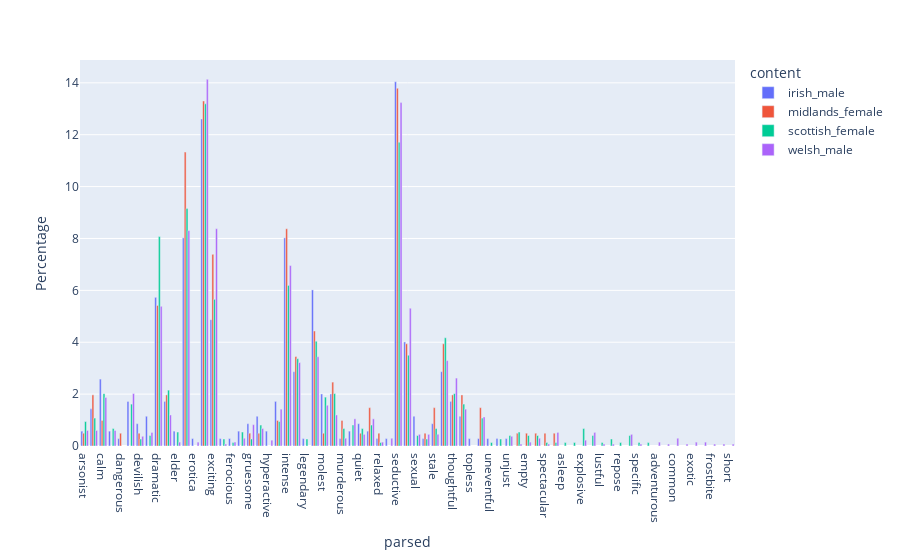

This figure's notebook cell:
### Code cell
df_exploded = subset.explode('parsed')
result = df_exploded.groupby(['content', 'parsed']).size().reset_index(name='count')

result['Total'] = result.groupby('content')['count'].transform('sum')
result['Percentage'] = result['count'] / result['Total'] * 100


# Create a grouped bar plot
fig = px.bar(
    result,
    x='parsed',
    y='Percentage',
    color='content',    # Different colors for each group
    barmode='group',  # Place bars side-by-side rather than stacking them
)
fig.show()

### Figure 1 — Plotly figure (JSON) as saved in the notebook; plotly's stock layout.template omitted (floating-point values rounded to 4 significant figures)
{"data": [{"alignmentgroup": "True", "hovertemplate": "content=irish_male<br>parsed=%{x}<br>Percentage=%{y}<extra></extra>", "legendgroup": "irish_male", "marker": {"color": "#636efa", "pattern": {"shape": ""}}, "name": "irish_male", "offsetgroup": "irish_male", "orientation": "v", "showlegend": true, "textposition": "auto", "type": "bar", "x": ["arsonist", "bland", "calm", "conservative", "dangerous", "destructive", "devilish", "dismissive", "dramatic", "dull", "elder", "erotic", "erotica", "excite", "exciting", "familiar", "ferocious", "formulate", "gruesome", "historical", "hyperactive", "incredible", "intense", "irritable", "legendary", "low", "molest", "monotonous", "murderous", "perky", "quiet", "rebellious", "relaxed", "restful", "seductive", "sensual", "sexual", "sexy", "stale", "stunning", "thoughtful", "tiresome", "topless", "undisturbed", "uneventful", "unharmed", "unjust"], "xaxis": "x", "y": [0.5731, 1.433, 2.579, 0.5731, 0.2865, 1.719, 0.8596, 1.146, 5.731, 1.719, 0.5731, 8.023, 0.2865, 12.61, 4.871, 0.2865, 0.2865, 0.5731, 0.8596, 1.146, 0.5731, 1.719, 8.023, 2.865, 0.2865, 6.017, 2.006, 2.006, 0.2865, 0.5731, 0.8596, 0.5731, 0.2865, 0.2865, 14.04, 4.011, 1.146, 0.2865, 0.8596, 2.865, 1.719, 1.146, 0.2865, 0.2865, 0.2865, 0.2865, 0.2865], "yaxis": "y"}, {"alignmentgroup": "True", "hovertemplate": "content=midlands_female<br>parsed=%{x}<br>Percentage=%{y}<extra></extra>", "legendgroup": "midlands_female", "marker": {"color": "#EF553B", "pattern": {"shape": ""}}, "name": "midlands_female", "offsetgroup": "midlands_female", "orientation": "v", "showlegend": true, "textposition": "auto", "type": "bar", "x": ["arsonist", "bland", "calm", "comfortable", "dangerous", "devilish", "dramatic", "dull", "empty", "erotic", "excite", "exciting", "gruesome", "historical", "incredible", "intense", "irritable", "low", "molest", "monotonous", "murderous", "normal", "quiet", "rebellious", "relaxed", "seductive", "sensual", "sexy", "spectacular", "stale", "stunning", "thoughtful", "tiresome", "undisturbed", "venomous"], "xaxis": "x", "y": [0.4926, 1.97, 0.9852, 0.4926, 0.4926, 0.4926, 5.419, 1.97, 0.4926, 11.33, 13.3, 7.389, 0.4926, 0.4926, 0.9852, 8.374, 3.448, 4.433, 0.4926, 2.463, 0.9852, 0.4926, 0.4926, 1.478, 0.4926, 13.79, 3.941, 0.4926, 0.4926, 1.478, 3.941, 1.97, 1.97, 1.478, 0.4926], "yaxis": "y"}, {"alignmentgroup": "True", "hovertemplate": "content=scottish_female<br>parsed=%{x}<br>Percentage=%{y}<extra></extra>", "legendgroup": "scottish_female", "marker": {"color": "#00cc96", "pattern": {"shape": ""}}, "name": "scottish_female", "offsetgroup": "scottish_female", "orientation": "v", "showlegend": true, "textposition": "auto", "type": "bar", "x": ["arsonist", "asleep", "bagman", "bland", "calm", "comfortable", "conservative", "destructive", "devilish", "dismissive", "dramatic", "dull", "elder", "empty", "erotic", "excite", "exciting", "explosive", "familiar", "ferocious", "formulate", "generic", "gruesome", "historical", "incredible", "intense", "irritable", "legendary", "low", "lustful", "molest", "monk", "monotonous", "murderous", "normal", "perky", "quiet", "rebellious", "relaxed", "repose", "scream", "seductive", "sensual", "sexual", "sexy", "specific", "spectacular", "stale", "stunning", "thoughtful", "tiresome", "unchanged", "undisturbed", "uneventful", "unharmed", "unjust", "venomous"], "xaxis": "x", "y": [0.9421, 0.1346, 0.1346, 1.077, 2.019, 0.5384, 0.6729, 1.615, 0.2692, 0.4038, 8.075, 2.153, 0.5384, 0.4038, 9.152, 13.19, 5.653, 0.6729, 0.2692, 0.1346, 0.5384, 0.4038, 0.2692, 0.8075, 0.9421, 6.191, 3.365, 0.2692, 4.038, 0.1346, 1.884, 0.2692, 2.019, 0.6729, 0.4038, 0.8075, 0.6729, 0.8075, 0.1346, 0.1346, 0.4038, 11.71, 3.499, 0.4038, 0.2692, 0.1346, 0.1346, 0.6729, 4.172, 2.019, 1.615, 0.1346, 1.077, 0.1346, 0.2692, 0.4038, 0.1346], "yaxis": "y"}, {"alignmentgroup": "True", "hovertemplate": "content=welsh_male<br>parsed=%{x}<br>Percentage=%{y}<extra></extra>", "legendgroup": "welsh_male", "marker": {"color": "#ab63fa", "pattern": {"shape": ""}}, "name": "welsh_male", "offsetgroup": "welsh_male", "orientation": "v", "showlegend": true, "textposition": "auto", "type": "bar", "x": ["adventurous", "arsonist", "beige", "bland", "calm", "comfortable", "common", "conservative", "destructive", "devilish", "dismissive", "dramatic", "dull", "ecstatic", "elder", "empty", "erotic", "erotica", "excite", "exciting", "exotic", "explosive", "familiar", "ferocious", "formulate", "fresh", "frostbite", "generic", "gruesome", "historical", "hyperactive", "incredible", "intense", "irritable", "low", "lustful", "molest", "monk", "monotonous", "murderous", "naughty", "normal", "perky", "quiet", "rebellious", "relaxed", "restful", "scream", "seductive", "sensual", "sexual", "sexy", "short", "specific", "spectacular", "stale", "stunning", "thoughtful", "tiresome", "undisturbed", "unjust", "venomous"], "xaxis": "x", "y": [0.1496, 0.5984, 0.07479, 0.5984, 1.87, 0.07479, 0.2992, 0.5984, 2.019, 0.374, 0.5236, 5.385, 1.197, 0.07479, 0.1496, 0.1496, 8.302, 0.1496, 14.14, 8.377, 0.1496, 0.2244, 0.07479, 0.1496, 0.2992, 0.1496, 0.07479, 0.5236, 0.8227, 0.6731, 0.2244, 1.421, 6.956, 3.216, 3.441, 0.07479, 1.571, 0.07479, 1.197, 0.2992, 0.07479, 0.2992, 1.047, 0.4488, 1.047, 0.1496, 0.2992, 0.4488, 13.24, 5.31, 0.4488, 0.4488, 0.07479, 0.07479, 0.07479, 0.4488, 3.291, 2.618, 1.421, 1.122, 0.374, 0.5236], "yaxis": "y"}], "layout": {"barmode": "group", "legend": {"title": {"text": "content"}, "tracegroupgap": 0}, "margin": {"t": 60}, "xaxis": {"anchor": "y", "domain": [0, 1], "title": {"text": "parsed"}}, "yaxis": {"anchor": "x", "domain": [0, 1], "title": {"text": "Percentage"}}}}
